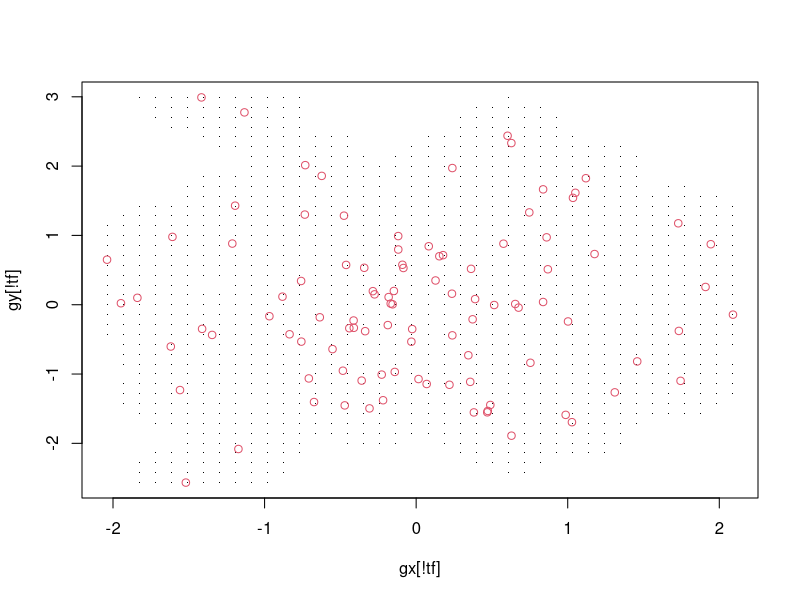

The R source for this figure:
library(mgcv)


### Name: exclude.too.far
### Title: Exclude prediction grid points too far from data
### Aliases: exclude.too.far
### Keywords: hplot

### ** Examples

library(mgcv)
x<-rnorm(100);y<-rnorm(100) # some "data"
n<-40 # generate a grid....
mx<-seq(min(x),max(x),length=n)
my<-seq(min(y),max(y),length=n)
gx<-rep(mx,n);gy<-rep(my,rep(n,n))
tf<-exclude.too.far(gx,gy,x,y,0.1)
plot(gx[!tf],gy[!tf],pch=".");points(x,y,col=2)
